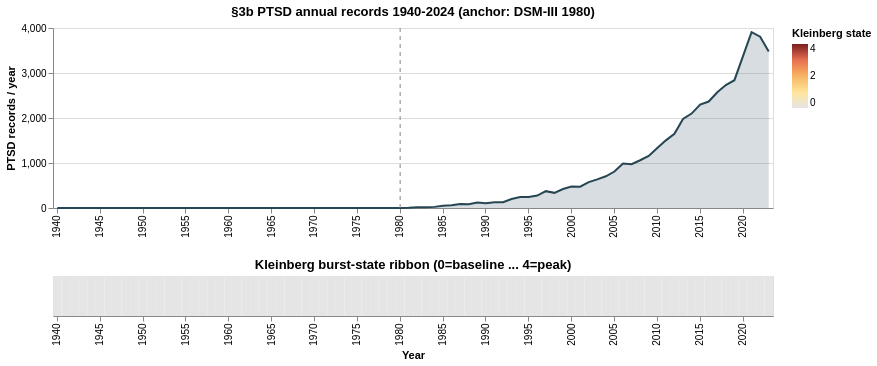

Notebook code cell kept with this figure:
### Code cell
# Two-panel: count series on top, state ribbon on bottom (sharing x-axis)
_state_palette = {0: '#e5e5e5', 1: '#ffe599', 2: '#f7b267',
                  3: '#e76f51', 4: '#7c1d1d'}
# Truncate at _PLOT_YEAR_MAX (2023) to avoid the partial-year-2024 cliff
_state_df = state_df[state_df['year'] <= _PLOT_YEAR_MAX].copy()
_state_df['state_label'] = _state_df['state'].map(
    {0: '0 baseline', 1: '1', 2: '2', 3: '3', 4: '4 peak burst'})
_counts = alt.Chart(_state_df).mark_area(
    line={'color': '#264653'}, color='#264653', opacity=0.18,
).encode(
    x=alt.X('year:O', axis=alt.Axis(values=list(range(1940, 2025, 5)), labelOverlap=True), title=None),
    y=alt.Y('count:Q', title='PTSD records / year'),
    tooltip=['year', 'count', 'state'],
).properties(width=720, height=180,
    title='§3b PTSD annual records 1940-2024 (anchor: DSM-III 1980)')
_anchor_ptsd = alt.Chart(pd.DataFrame({'x': [1980]})).mark_rule(
    strokeDash=[4, 4], color='#888').encode(x='x:O')
_strip = alt.Chart(_state_df).mark_rect().encode(
    x=alt.X('year:O', axis=alt.Axis(values=list(range(1940, 2025, 5)), labelOverlap=True), title='Year'),
    color=alt.Color('state:Q', title='Kleinberg state',
                     scale=alt.Scale(domain=list(_state_palette.keys()),
                                      range=list(_state_palette.values()))),
    tooltip=['year', 'state'],
).properties(width=720, height=40,
    title='Kleinberg burst-state ribbon (0=baseline ... 4=peak)')
alt.vconcat(_counts + _anchor_ptsd, _strip).resolve_scale(x='shared')

### Figure 1 — Vega-Lite specification as saved in the notebook (floating-point values rounded to 4 significant figures)
{"config": {"view": {"continuousWidth": 300, "continuousHeight": 300}}, "vconcat": [{"layer": [{"data": {"name": "data-ea1ec8c84d897e822a3188a9380d4a65"}, "mark": {"type": "area", "color": "#264653", "line": {"color": "#264653"}, "opacity": 0.18}, "encoding": {"tooltip": [{"field": "year", "type": "quantitative"}, {"field": "count", "type": "quantitative"}, {"field": "state", "type": "quantitative"}], "x": {"axis": {"labelOverlap": true, "values": [1940, 1945, 1950, 1955, 1960, 1965, 1970, 1975, 1980, 1985, 1990, 1995, 2000, 2005, 2010, 2015, 2020]}, "field": "year", "title": null, "type": "ordinal"}, "y": {"field": "count", "title": "PTSD records / year", "type": "quantitative"}}, "title": "§3b PTSD annual records 1940-2024 (anchor: DSM-III 1980)"}, {"data": {"name": "data-ff35ac676ebd5bf26943abba950be3f7"}, "mark": {"type": "rule", "color": "#888", "strokeDash": [4, 4]}, "encoding": {"x": {"field": "x", "type": "ordinal"}}}], "height": 180, "width": 720}, {"data": {"name": "data-ea1ec8c84d897e822a3188a9380d4a65"}, "mark": {"type": "rect"}, "encoding": {"color": {"field": "state", "scale": {"domain": [0, 1, 2, 3, 4], "range": ["#e5e5e5", "#ffe599", "#f7b267", "#e76f51", "#7c1d1d"]}, "title": "Kleinberg state", "type": "quantitative"}, "tooltip": [{"field": "year", "type": "quantitative"}, {"field": "state", "type": "quantitative"}], "x": {"axis": {"labelOverlap": true, "values": [1940, 1945, 1950, 1955, 1960, 1965, 1970, 1975, 1980, 1985, 1990, 1995, 2000, 2005, 2010, 2015, 2020]}, "field": "year", "title": "Year", "type": "ordinal"}}, "height": 40, "title": "Kleinberg burst-state ribbon (0=baseline ... 4=peak)", "width": 720}], "resolve": {"scale": {"x": "shared"}}, "$schema": "https://vega.github.io/schema/vega-lite/v6.4.1.json", "datasets": {"data-ea1ec8c84d897e822a3188a9380d4a65": [{"year": 1940, "count": 0, "totals": 1, "state": 0, "state_label": "0 baseline"}, {"year": 1941, "count": 0, "totals": 1, "state": 0, "state_label": "0 baseline"}, {"year": 1942, "count": 0, "totals": 4, "state": 0, "state_label": "0 baseline"}, {"year": 1943, "count": 0, "totals": 1, "state": 0, "state_label": "0 baseline"}, {"year": 1944, "count": 0, "totals": 1, "state": 0, "state_label": "0 baseline"}, {"year": 1945, "count": 0, "totals": 3, "state": 0, "state_label": "0 baseline"}, {"year": 1946, "count": 0, "totals": 7, "state": 0, "state_label": "0 baseline"}, {"year": 1947, "count": 0, "totals": 8, "state": 0, "state_label": "0 baseline"}, {"year": 1948, "count": 0, "totals": 2, "state": 0, "state_label": "0 baseline"}, {"year": 1949, "count": 0, "totals": 2, "state": 0, "state_label": "0 baseline"}, {"year": 1950, "count": 0, "totals": 1, "state": 0, "state_label": "0 baseline"}, {"year": 1951, "count": 0, "totals": 1, "state": 0, "state_label": "0 baseline"}, {"year": 1952, "count": 0, "totals": 1, "state": 0, "state_label": "0 baseline"}, {"year": 1953, "count": 0, "totals": 1, "state": 0, "state_label": "0 baseline"}, {"year": 1954, "count": 0, "totals": 1, "state": 0, "state_label": "0 baseline"}, {"year": 1955, "count": 0, "totals": 1, "state": 0, "state_label": "0 baseline"}, {"year": 1956, "count": 0, "totals": 1, "state": 0, "state_label": "0 baseline"}, {"year": 1957, "count": 0, "totals": 1, "state": 0, "state_label": "0 baseline"}, {"year": 1958, "count": 0, "totals": 1, "state": 0, "state_label": "0 baseline"}, {"year": 1959, "count": 0, "totals": 1, "state": 0, "state_label": "0 baseline"}, {"year": 1960, "count": 0, "totals": 1, "state": 0, "state_label": "0 baseline"}, {"year": 1961, "count": 0, "totals": 1, "state": 0, "state_label": "0 baseline"}, {"year": 1962, "count": 0, "totals": 1, "state": 0, "state_label": "0 baseline"}, {"year": 1963, "count": 0, "totals": 1, "state": 0, "state_label": "0 baseline"}, {"year": 1964, "count": 0, "totals": 1, "state": 0, "state_label": "0 baseline"}, {"year": 1965, "count": 0, "totals": 1, "state": 0, "state_label": "0 baseline"}, {"year": 1966, "count": 0, "totals": 1, "state": 0, "state_label": "0 baseline"}, {"year": 1967, "count": 0, "totals": 1, "state": 0, "state_label": "0 baseline"}, {"year": 1968, "count": 0, "totals": 1, "state": 0, "state_label": "0 baseline"}, {"year": 1969, "count": 0, "totals": 1, "state": 0, "state_label": "0 baseline"}, {"year": 1970, "count": 0, "totals": 1, "state": 0, "state_label": "0 baseline"}, {"year": 1971, "count": 0, "totals": 1, "state": 0, "state_label": "0 baseline"}, {"year": 1972, "count": 0, "totals": 1, "state": 0, "state_label": "0 baseline"}, {"year": 1973, "count": 0, "totals": 1, "state": 0, "state_label": "0 baseline"}, {"year": 1974, "count": 0, "totals": 1, "state": 0, "state_label": "0 baseline"}, {"year": 1975, "count": 0, "totals": 1, "state": 0, "state_label": "0 baseline"}, {"year": 1976, "count": 0, "totals": 2, "state": 0, "state_label": "0 baseline"}, {"year": 1977, "count": 0, "totals": 1, "state": 0, "state_label": "0 baseline"}, {"year": 1978, "count": 0, "totals": 2, "state": 0, "state_label": "0 baseline"}, {"year": 1979, "count": 0, "totals": 1, "state": 0, "state_label": "0 baseline"}, {"year": 1980, "count": 2, "totals": 2, "state": 0, "state_label": "0 baseline"}, {"year": 1981, "count": 3, "totals": 4, "state": 0, "state_label": "0 baseline"}, {"year": 1982, "count": 19, "totals": 22, "state": 0, "state_label": "0 baseline"}, {"year": 1983, "count": 17, "totals": 18, "state": 0, "state_label": "0 baseline"}, {"year": 1984, "count": 25, "totals": 25, "state": 0, "state_label": "0 baseline"}, {"year": 1985, "count": 49, "totals": 50, "state": 0, "state_label": "0 baseline"}, {"year": 1986, "count": 61, "totals": 62, "state": 0, "state_label": "0 baseline"}, {"year": 1987, "count": 90, "totals": 91, "state": 0, "state_label": "0 baseline"}, {"year": 1988, "count": 83, "totals": 84, "state": 0, "state_label": "0 baseline"}, {"year": 1989, "count": 124, "totals": 124, "state": 0, "state_label": "0 baseline"}, {"year": 1990, "count": 108, "totals": 109, "state": 0, "state_label": "0 baseline"}, {"year": 1991, "count": 128, "totals": 128, "state": 0, "state_label": "0 baseline"}, {"year": 1992, "count": 130, "totals": 130, "state": 0, "state_label": "0 baseline"}, {"year": 1993, "count": 199, "totals": 200, "state": 0, "state_label": "0 baseline"}, {"year": 1994, "count": 244, "totals": 247, "state": 0, "state_label": "0 baseline"}, {"year": 1995, "count": 247, "totals": 247, "state": 0, "state_label": "0 baseline"}, {"year": 1996, "count": 277, "totals": 277, "state": 0, "state_label": "0 baseline"}, {"year": 1997, "count": 374, "totals": 375, "state": 0, "state_label": "0 baseline"}, {"year": 1998, "count": 337, "totals": 342, "state": 0, "state_label": "0 baseline"}, {"year": 1999, "count": 421, "totals": 423, "state": 0, "state_label": "0 baseline"}, {"year": 2000, "count": 475, "totals": 478, "state": 0, "state_label": "0 baseline"}, {"year": 2001, "count": 474, "totals": 477, "state": 0, "state_label": "0 baseline"}, {"year": 2002, "count": 574, "totals": 576, "state": 0, "state_label": "0 baseline"}, {"year": 2003, "count": 635, "totals": 638, "state": 0, "state_label": "0 baseline"}, {"year": 2004, "count": 705, "totals": 711, "state": 0, "state_label": "0 baseline"}, {"year": 2005, "count": 810, "totals": 819, "state": 0, "state_label": "0 baseline"}, {"year": 2006, "count": 989, "totals": 1002, "state": 0, "state_label": "0 baseline"}, {"year": 2007, "count": 972, "totals": 978, "state": 0, "state_label": "0 baseline"}, {"year": 2008, "count": 1061, "totals": 1068, "state": 0, "state_label": "0 baseline"}, {"year": 2009, "count": 1157, "totals": 1160, "state": 0, "state_label": "0 baseline"}, {"year": 2010, "count": 1333, "totals": 1341, "state": 0, "state_label": "0 baseline"}, {"year": 2011, "count": 1503, "totals": 1506, "state": 0, "state_label": "0 baseline"}, {"year": 2012, "count": 1648, "totals": 1654, "state": 0, "state_label": "0 baseline"}, {"year": 2013, "count": 1978, "totals": 1987, "state": 0, "state_label": "0 baseline"}, {"year": 2014, "count": 2098, "totals": 2116, "state": 0, "state_label": "0 baseline"}, {"year": 2015, "count": 2297, "totals": 2303, "state": 0, "state_label": "0 baseline"}, {"year": 2016, "count": 2366, "totals": 2376, "state": 0, "state_label": "0 baseline"}, {"year": 2017, "count": 2573, "totals": 2581, "state": 0, "state_label": "0 baseline"}, {"year": 2018, "count": 2731, "totals": 2746, "state": 0, "state_label": "0 baseline"}, {"year": 2019, "count": 2840, "totals": 2844, "state": 0, "state_label": "0 baseline"}, {"year": 2020, "count": 3376, "totals": 3382, "state": 0, "state_label": "0 baseline"}, {"year": 2021, "count": 3906, "totals": 3923, "state": 0, "state_label": "0 baseline"}, {"year": 2022, "count": 3807, "totals": 3813, "state": 0, "state_label": "0 baseline"}, {"year": 2023, "count": 3479, "totals": 3486, "state": 0, "state_label": "0 baseline"}], "data-ff35ac676ebd5bf26943abba950be3f7": [{"x": 1980}]}}
